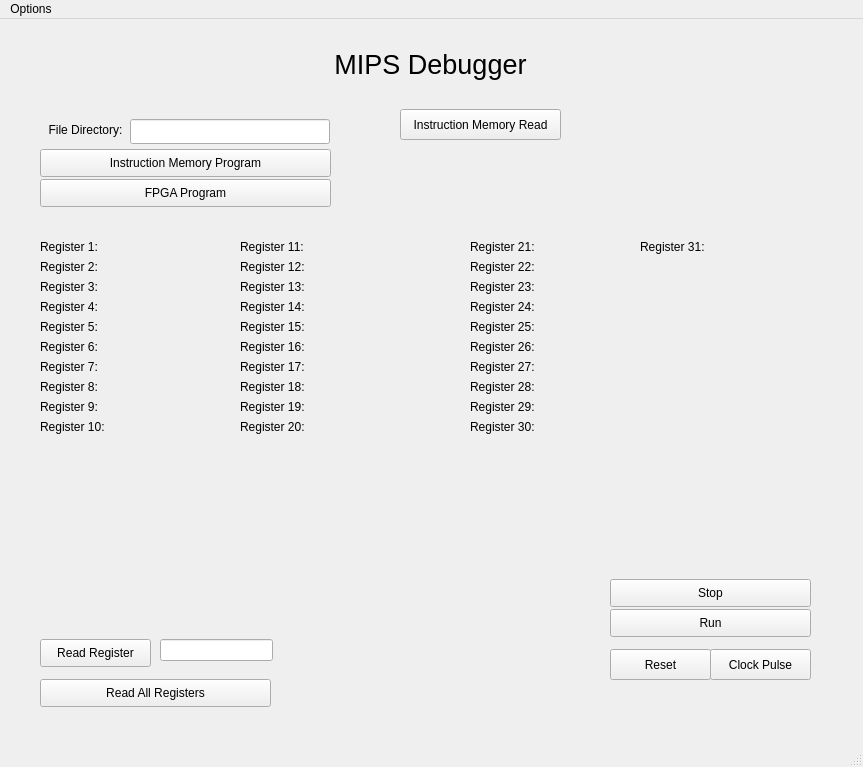
<?xml version="1.0" encoding="UTF-8"?>
<ui version="4.0">
 <class>main</class>
 <widget class="QMainWindow" name="main">
  <property name="geometry">
   <rect>
    <x>0</x>
    <y>0</y>
    <width>863</width>
    <height>767</height>
   </rect>
  </property>
  <property name="windowTitle">
   <string>MIPS Debugger</string>
  </property>
  <property name="tabShape">
   <enum>QTabWidget::Rounded</enum>
  </property>
  <widget class="QWidget" name="centralwidget">
   <widget class="QLabel" name="label_MIPS_Debugger">
    <property name="geometry">
     <rect>
      <x>290</x>
      <y>10</y>
      <width>281</width>
      <height>71</height>
     </rect>
    </property>
    <property name="font">
     <font>
      <pointsize>20</pointsize>
     </font>
    </property>
    <property name="text">
     <string>MIPS Debugger</string>
    </property>
    <property name="alignment">
     <set>Qt::AlignCenter</set>
    </property>
   </widget>
   <widget class="QPushButton" name="pushButton_clock">
    <property name="geometry">
     <rect>
      <x>710</x>
      <y>630</y>
      <width>101</width>
      <height>31</height>
     </rect>
    </property>
    <property name="text">
     <string>Clock Pulse</string>
    </property>
   </widget>
   <widget class="QLineEdit" name="LineEdit_File_Directory">
    <property name="geometry">
     <rect>
      <x>130</x>
      <y>100</y>
      <width>200</width>
      <height>25</height>
     </rect>
    </property>
   </widget>
   <widget class="QLabel" name="label__File_Directory">
    <property name="geometry">
     <rect>
      <x>30</x>
      <y>100</y>
      <width>111</width>
      <height>21</height>
     </rect>
    </property>
    <property name="text">
     <string>File Directory:</string>
    </property>
    <property name="alignment">
     <set>Qt::AlignCenter</set>
    </property>
   </widget>
   <widget class="QPushButton" name="pushButton_I_Memory_Read">
    <property name="geometry">
     <rect>
      <x>400</x>
      <y>90</y>
      <width>161</width>
      <height>31</height>
     </rect>
    </property>
    <property name="text">
     <string>Instruction Memory Read</string>
    </property>
   </widget>
   <widget class="QPushButton" name="pushButton_I_Memory_Program">
    <property name="geometry">
     <rect>
      <x>40</x>
      <y>130</y>
      <width>291</width>
      <height>28</height>
     </rect>
    </property>
    <property name="text">
     <string>Instruction Memory Program</string>
    </property>
   </widget>
   <widget class="QLabel" name="label_Value_from_I_Memory">
    <property name="geometry">
     <rect>
      <x>570</x>
      <y>100</y>
      <width>111</width>
      <height>16</height>
     </rect>
    </property>
    <property name="text">
     <string/>
    </property>
    <property name="alignment">
     <set>Qt::AlignCenter</set>
    </property>
   </widget>
   <widget class="QPushButton" name="pushButton_Reset">
    <property name="geometry">
     <rect>
      <x>610</x>
      <y>630</y>
      <width>101</width>
      <height>31</height>
     </rect>
    </property>
    <property name="text">
     <string>Reset</string>
    </property>
   </widget>
   <widget class="QPushButton" name="pushButton_Run">
    <property name="geometry">
     <rect>
      <x>610</x>
      <y>590</y>
      <width>201</width>
      <height>28</height>
     </rect>
    </property>
    <property name="text">
     <string>Run</string>
    </property>
   </widget>
   <widget class="QPushButton" name="pushButton_Stop">
    <property name="geometry">
     <rect>
      <x>610</x>
      <y>560</y>
      <width>201</width>
      <height>28</height>
     </rect>
    </property>
    <property name="text">
     <string>Stop</string>
    </property>
   </widget>
   <widget class="QPushButton" name="pushButton_Read_Reg">
    <property name="geometry">
     <rect>
      <x>40</x>
      <y>620</y>
      <width>111</width>
      <height>28</height>
     </rect>
    </property>
    <property name="text">
     <string>Read Register</string>
    </property>
   </widget>
   <widget class="QLineEdit" name="lineEdit_Reg_number">
    <property name="geometry">
     <rect>
      <x>160</x>
      <y>620</y>
      <width>113</width>
      <height>22</height>
     </rect>
    </property>
   </widget>
   <widget class="QLabel" name="Label_Reg1">
    <property name="geometry">
     <rect>
      <x>40</x>
      <y>220</y>
      <width>161</width>
      <height>16</height>
     </rect>
    </property>
    <property name="text">
     <string>Register 1:</string>
    </property>
   </widget>
   <widget class="QLabel" name="Label_Reg2">
    <property name="geometry">
     <rect>
      <x>40</x>
      <y>240</y>
      <width>171</width>
      <height>16</height>
     </rect>
    </property>
    <property name="text">
     <string>Register 2:</string>
    </property>
   </widget>
   <widget class="QLabel" name="Label_Reg3">
    <property name="geometry">
     <rect>
      <x>40</x>
      <y>260</y>
      <width>181</width>
      <height>16</height>
     </rect>
    </property>
    <property name="text">
     <string>Register 3:</string>
    </property>
   </widget>
   <widget class="QLabel" name="Label_Reg4">
    <property name="geometry">
     <rect>
      <x>40</x>
      <y>280</y>
      <width>181</width>
      <height>16</height>
     </rect>
    </property>
    <property name="text">
     <string>Register 4:</string>
    </property>
   </widget>
   <widget class="QLabel" name="Label_Reg5">
    <property name="geometry">
     <rect>
      <x>40</x>
      <y>300</y>
      <width>191</width>
      <height>16</height>
     </rect>
    </property>
    <property name="text">
     <string>Register 5:</string>
    </property>
   </widget>
   <widget class="QLabel" name="Label_Reg10">
    <property name="geometry">
     <rect>
      <x>40</x>
      <y>400</y>
      <width>191</width>
      <height>16</height>
     </rect>
    </property>
    <property name="text">
     <string>Register 10:</string>
    </property>
   </widget>
   <widget class="QLabel" name="Label_Reg7">
    <property name="geometry">
     <rect>
      <x>40</x>
      <y>340</y>
      <width>191</width>
      <height>16</height>
     </rect>
    </property>
    <property name="text">
     <string>Register 7:</string>
    </property>
   </widget>
   <widget class="QLabel" name="Label_Reg6">
    <property name="geometry">
     <rect>
      <x>40</x>
      <y>320</y>
      <width>191</width>
      <height>16</height>
     </rect>
    </property>
    <property name="text">
     <string>Register 6:</string>
    </property>
   </widget>
   <widget class="QLabel" name="Label_Reg8">
    <property name="geometry">
     <rect>
      <x>40</x>
      <y>360</y>
      <width>191</width>
      <height>16</height>
     </rect>
    </property>
    <property name="text">
     <string>Register 8:</string>
    </property>
   </widget>
   <widget class="QLabel" name="Label_Reg9">
    <property name="geometry">
     <rect>
      <x>40</x>
      <y>380</y>
      <width>191</width>
      <height>16</height>
     </rect>
    </property>
    <property name="text">
     <string>Register 9:</string>
    </property>
   </widget>
   <widget class="QLabel" name="Label_Reg15">
    <property name="geometry">
     <rect>
      <x>240</x>
      <y>300</y>
      <width>201</width>
      <height>16</height>
     </rect>
    </property>
    <property name="text">
     <string>Register 15:</string>
    </property>
   </widget>
   <widget class="QLabel" name="Label_Reg20">
    <property name="geometry">
     <rect>
      <x>240</x>
      <y>400</y>
      <width>211</width>
      <height>16</height>
     </rect>
    </property>
    <property name="text">
     <string>Register 20:</string>
    </property>
   </widget>
   <widget class="QLabel" name="Label_Reg12">
    <property name="geometry">
     <rect>
      <x>240</x>
      <y>240</y>
      <width>211</width>
      <height>16</height>
     </rect>
    </property>
    <property name="text">
     <string>Register 12:</string>
    </property>
   </widget>
   <widget class="QLabel" name="Label_Reg11">
    <property name="geometry">
     <rect>
      <x>240</x>
      <y>220</y>
      <width>201</width>
      <height>16</height>
     </rect>
    </property>
    <property name="text">
     <string>Register 11:</string>
    </property>
   </widget>
   <widget class="QLabel" name="Label_Reg19">
    <property name="geometry">
     <rect>
      <x>240</x>
      <y>380</y>
      <width>191</width>
      <height>16</height>
     </rect>
    </property>
    <property name="text">
     <string>Register 19:</string>
    </property>
   </widget>
   <widget class="QLabel" name="Label_Reg16">
    <property name="geometry">
     <rect>
      <x>240</x>
      <y>320</y>
      <width>201</width>
      <height>16</height>
     </rect>
    </property>
    <property name="text">
     <string>Register 16:</string>
    </property>
   </widget>
   <widget class="QLabel" name="Label_Reg18">
    <property name="geometry">
     <rect>
      <x>240</x>
      <y>360</y>
      <width>201</width>
      <height>16</height>
     </rect>
    </property>
    <property name="text">
     <string>Register 18:</string>
    </property>
   </widget>
   <widget class="QLabel" name="Label_Reg13">
    <property name="geometry">
     <rect>
      <x>240</x>
      <y>260</y>
      <width>211</width>
      <height>16</height>
     </rect>
    </property>
    <property name="text">
     <string>Register 13:</string>
    </property>
   </widget>
   <widget class="QLabel" name="Label_Reg17">
    <property name="geometry">
     <rect>
      <x>240</x>
      <y>340</y>
      <width>201</width>
      <height>16</height>
     </rect>
    </property>
    <property name="text">
     <string>Register 17:</string>
    </property>
   </widget>
   <widget class="QLabel" name="Label_Reg14">
    <property name="geometry">
     <rect>
      <x>240</x>
      <y>280</y>
      <width>211</width>
      <height>16</height>
     </rect>
    </property>
    <property name="text">
     <string>Register 14:</string>
    </property>
   </widget>
   <widget class="QLabel" name="Label_Reg25">
    <property name="geometry">
     <rect>
      <x>470</x>
      <y>300</y>
      <width>151</width>
      <height>16</height>
     </rect>
    </property>
    <property name="text">
     <string>Register 25:</string>
    </property>
   </widget>
   <widget class="QLabel" name="Label_Reg30">
    <property name="geometry">
     <rect>
      <x>470</x>
      <y>400</y>
      <width>161</width>
      <height>16</height>
     </rect>
    </property>
    <property name="text">
     <string>Register 30:</string>
    </property>
   </widget>
   <widget class="QLabel" name="Label_Reg22">
    <property name="geometry">
     <rect>
      <x>470</x>
      <y>240</y>
      <width>161</width>
      <height>16</height>
     </rect>
    </property>
    <property name="text">
     <string>Register 22:</string>
    </property>
   </widget>
   <widget class="QLabel" name="Label_Reg21">
    <property name="geometry">
     <rect>
      <x>470</x>
      <y>220</y>
      <width>161</width>
      <height>16</height>
     </rect>
    </property>
    <property name="text">
     <string>Register 21:</string>
    </property>
   </widget>
   <widget class="QLabel" name="Label_Reg29">
    <property name="geometry">
     <rect>
      <x>470</x>
      <y>380</y>
      <width>161</width>
      <height>16</height>
     </rect>
    </property>
    <property name="text">
     <string>Register 29:</string>
    </property>
   </widget>
   <widget class="QLabel" name="Label_Reg26">
    <property name="geometry">
     <rect>
      <x>470</x>
      <y>320</y>
      <width>151</width>
      <height>16</height>
     </rect>
    </property>
    <property name="text">
     <string>Register 26:</string>
    </property>
   </widget>
   <widget class="QLabel" name="Label_Reg28">
    <property name="geometry">
     <rect>
      <x>470</x>
      <y>360</y>
      <width>141</width>
      <height>16</height>
     </rect>
    </property>
    <property name="text">
     <string>Register 28:</string>
    </property>
   </widget>
   <widget class="QLabel" name="Label_Reg23">
    <property name="geometry">
     <rect>
      <x>470</x>
      <y>260</y>
      <width>161</width>
      <height>16</height>
     </rect>
    </property>
    <property name="text">
     <string>Register 23:</string>
    </property>
   </widget>
   <widget class="QLabel" name="Label_Reg27">
    <property name="geometry">
     <rect>
      <x>470</x>
      <y>340</y>
      <width>161</width>
      <height>16</height>
     </rect>
    </property>
    <property name="text">
     <string>Register 27:</string>
    </property>
   </widget>
   <widget class="QLabel" name="Label_Reg24">
    <property name="geometry">
     <rect>
      <x>470</x>
      <y>280</y>
      <width>171</width>
      <height>16</height>
     </rect>
    </property>
    <property name="text">
     <string>Register 24:</string>
    </property>
   </widget>
   <widget class="QLabel" name="Label_Reg31">
    <property name="geometry">
     <rect>
      <x>640</x>
      <y>220</y>
      <width>151</width>
      <height>16</height>
     </rect>
    </property>
    <property name="text">
     <string>Register 31:</string>
    </property>
   </widget>
   <widget class="QPushButton" name="pushButton_Read_All_Registers">
    <property name="geometry">
     <rect>
      <x>40</x>
      <y>660</y>
      <width>231</width>
      <height>28</height>
     </rect>
    </property>
    <property name="text">
     <string>Read All Registers</string>
    </property>
   </widget>
   <widget class="QPushButton" name="pushButton_FPGA_Program">
    <property name="geometry">
     <rect>
      <x>40</x>
      <y>160</y>
      <width>291</width>
      <height>28</height>
     </rect>
    </property>
    <property name="text">
     <string>FPGA Program</string>
    </property>
   </widget>
  </widget>
  <widget class="QMenuBar" name="menubar">
   <property name="geometry">
    <rect>
     <x>0</x>
     <y>0</y>
     <width>863</width>
     <height>26</height>
    </rect>
   </property>
   <widget class="QMenu" name="menuOptions">
    <property name="title">
     <string>Options</string>
    </property>
    <addaction name="actionClose"/>
   </widget>
   <addaction name="menuOptions"/>
  </widget>
  <widget class="QStatusBar" name="statusbar"/>
  <action name="actionClose">
   <property name="text">
    <string>Close</string>
   </property>
  </action>
 </widget>
 <resources/>
 <connections/>
</ui>
